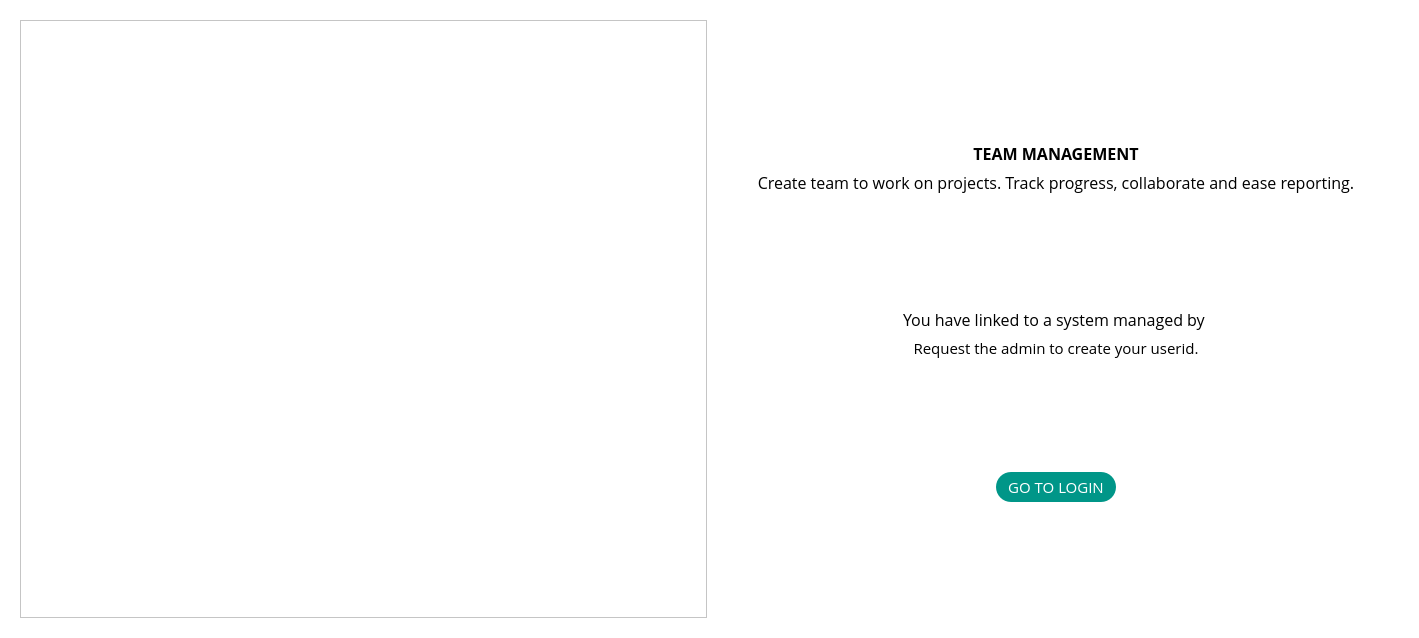
<?xml version="1.0" encoding="UTF-8"?>
<ui version="4.0">
 <class>Form</class>
 <widget class="QWidget" name="Form">
  <property name="geometry">
   <rect>
    <x>0</x>
    <y>0</y>
    <width>1419</width>
    <height>638</height>
   </rect>
  </property>
  <property name="windowTitle">
   <string/>
  </property>
  <property name="styleSheet">
   <string notr="true">background-color: rgb(255, 255, 255);</string>
  </property>
  <layout class="QGridLayout" name="gridLayout">
   <item row="0" column="0">
    <widget class="QWidget" name="widget" native="true">
     <property name="sizePolicy">
      <sizepolicy hsizetype="Expanding" vsizetype="Expanding">
       <horstretch>0</horstretch>
       <verstretch>0</verstretch>
      </sizepolicy>
     </property>
     <property name="autoFillBackground">
      <bool>false</bool>
     </property>
     <property name="styleSheet">
      <string notr="true">background-color: rgb(255, 255, 255);
</string>
     </property>
     <layout class="QGridLayout" name="gridLayout_2">
      <item row="1" column="1">
       <widget class="QWidget" name="widget_3" native="true">
        <layout class="QGridLayout" name="gridLayout_3">
         <item row="2" column="0" colspan="3">
          <widget class="QLabel" name="label_2">
           <property name="font">
            <font>
             <family>Open Sans</family>
             <pointsize>12</pointsize>
             <stylestrategy>PreferAntialias</stylestrategy>
            </font>
           </property>
           <property name="text">
            <string>Create team to work on projects. Track progress, collaborate and ease reporting.</string>
           </property>
           <property name="alignment">
            <set>Qt::AlignHCenter|Qt::AlignTop</set>
           </property>
           <property name="wordWrap">
            <bool>true</bool>
           </property>
          </widget>
         </item>
         <item row="6" column="1">
          <spacer name="verticalSpacer_4">
           <property name="orientation">
            <enum>Qt::Vertical</enum>
           </property>
           <property name="sizeHint" stdset="0">
            <size>
             <width>20</width>
             <height>40</height>
            </size>
           </property>
          </spacer>
         </item>
         <item row="3" column="0" colspan="3">
          <spacer name="verticalSpacer_3">
           <property name="orientation">
            <enum>Qt::Vertical</enum>
           </property>
           <property name="sizeHint" stdset="0">
            <size>
             <width>20</width>
             <height>40</height>
            </size>
           </property>
          </spacer>
         </item>
         <item row="7" column="0">
          <spacer name="horizontalSpacer">
           <property name="orientation">
            <enum>Qt::Horizontal</enum>
           </property>
           <property name="sizeHint" stdset="0">
            <size>
             <width>40</width>
             <height>20</height>
            </size>
           </property>
          </spacer>
         </item>
         <item row="4" column="0" colspan="3">
          <widget class="QLabel" name="Message">
           <property name="font">
            <font>
             <family>Open Sans</family>
             <pointsize>12</pointsize>
             <stylestrategy>PreferAntialias</stylestrategy>
            </font>
           </property>
           <property name="text">
            <string>You have linked to a system managed by </string>
           </property>
           <property name="alignment">
            <set>Qt::AlignHCenter|Qt::AlignTop</set>
           </property>
           <property name="wordWrap">
            <bool>true</bool>
           </property>
          </widget>
         </item>
         <item row="0" column="0" colspan="3">
          <spacer name="verticalSpacer">
           <property name="orientation">
            <enum>Qt::Vertical</enum>
           </property>
           <property name="sizeHint" stdset="0">
            <size>
             <width>20</width>
             <height>40</height>
            </size>
           </property>
          </spacer>
         </item>
         <item row="7" column="2">
          <spacer name="horizontalSpacer_2">
           <property name="orientation">
            <enum>Qt::Horizontal</enum>
           </property>
           <property name="sizeHint" stdset="0">
            <size>
             <width>40</width>
             <height>20</height>
            </size>
           </property>
          </spacer>
         </item>
         <item row="1" column="0" colspan="3">
          <widget class="QLabel" name="label">
           <property name="font">
            <font>
             <family>Open Sans</family>
             <pointsize>12</pointsize>
             <weight>75</weight>
             <bold>true</bold>
             <stylestrategy>PreferAntialias</stylestrategy>
            </font>
           </property>
           <property name="text">
            <string>TEAM MANAGEMENT</string>
           </property>
           <property name="alignment">
            <set>Qt::AlignBottom|Qt::AlignHCenter</set>
           </property>
          </widget>
         </item>
         <item row="8" column="1">
          <spacer name="verticalSpacer_2">
           <property name="orientation">
            <enum>Qt::Vertical</enum>
           </property>
           <property name="sizeHint" stdset="0">
            <size>
             <width>20</width>
             <height>40</height>
            </size>
           </property>
          </spacer>
         </item>
         <item row="7" column="1">
          <widget class="QPushButton" name="Done">
           <property name="minimumSize">
            <size>
             <width>120</width>
             <height>30</height>
            </size>
           </property>
           <property name="maximumSize">
            <size>
             <width>30</width>
             <height>16777215</height>
            </size>
           </property>
           <property name="font">
            <font>
             <family>Open Sans</family>
             <pointsize>11</pointsize>
             <stylestrategy>PreferAntialias</stylestrategy>
            </font>
           </property>
           <property name="styleSheet">
            <string notr="true">border-width: 2px;
border-radius: 15px;
background-color: rgb(0,150,136);
color: rgb(255, 255, 255);</string>
           </property>
           <property name="text">
            <string>GO TO LOGIN</string>
           </property>
           <property name="default">
            <bool>false</bool>
           </property>
           <property name="flat">
            <bool>false</bool>
           </property>
          </widget>
         </item>
         <item row="5" column="0" colspan="3">
          <widget class="QLabel" name="label_3">
           <property name="font">
            <font>
             <family>Open Sans</family>
             <pointsize>11</pointsize>
             <stylestrategy>PreferAntialias</stylestrategy>
            </font>
           </property>
           <property name="text">
            <string>Request the admin to create your userid.</string>
           </property>
           <property name="alignment">
            <set>Qt::AlignCenter</set>
           </property>
          </widget>
         </item>
        </layout>
       </widget>
      </item>
      <item row="0" column="0" rowspan="2">
       <widget class="QFrame" name="frame">
        <property name="minimumSize">
         <size>
          <width>60</width>
          <height>60</height>
         </size>
        </property>
        <property name="frameShape">
         <enum>QFrame::StyledPanel</enum>
        </property>
        <property name="frameShadow">
         <enum>QFrame::Raised</enum>
        </property>
        <layout class="QGridLayout" name="gridLayout_5">
         <item row="0" column="1">
          <spacer name="verticalSpacer_5">
           <property name="orientation">
            <enum>Qt::Vertical</enum>
           </property>
           <property name="sizeHint" stdset="0">
            <size>
             <width>20</width>
             <height>40</height>
            </size>
           </property>
          </spacer>
         </item>
         <item row="2" column="1">
          <spacer name="verticalSpacer_6">
           <property name="orientation">
            <enum>Qt::Vertical</enum>
           </property>
           <property name="sizeHint" stdset="0">
            <size>
             <width>20</width>
             <height>40</height>
            </size>
           </property>
          </spacer>
         </item>
         <item row="1" column="0">
          <spacer name="horizontalSpacer_3">
           <property name="orientation">
            <enum>Qt::Horizontal</enum>
           </property>
           <property name="sizeHint" stdset="0">
            <size>
             <width>40</width>
             <height>20</height>
            </size>
           </property>
          </spacer>
         </item>
         <item row="1" column="1">
          <widget class="QLabel" name="poster">
           <property name="maximumSize">
            <size>
             <width>500</width>
             <height>500</height>
            </size>
           </property>
           <property name="text">
            <string/>
           </property>
           <property name="scaledContents">
            <bool>true</bool>
           </property>
           <property name="alignment">
            <set>Qt::AlignHCenter|Qt::AlignTop</set>
           </property>
           <property name="wordWrap">
            <bool>false</bool>
           </property>
          </widget>
         </item>
         <item row="1" column="2">
          <spacer name="horizontalSpacer_4">
           <property name="orientation">
            <enum>Qt::Horizontal</enum>
           </property>
           <property name="sizeHint" stdset="0">
            <size>
             <width>40</width>
             <height>20</height>
            </size>
           </property>
          </spacer>
         </item>
        </layout>
       </widget>
      </item>
     </layout>
    </widget>
   </item>
  </layout>
 </widget>
 <resources/>
 <connections/>
</ui>
